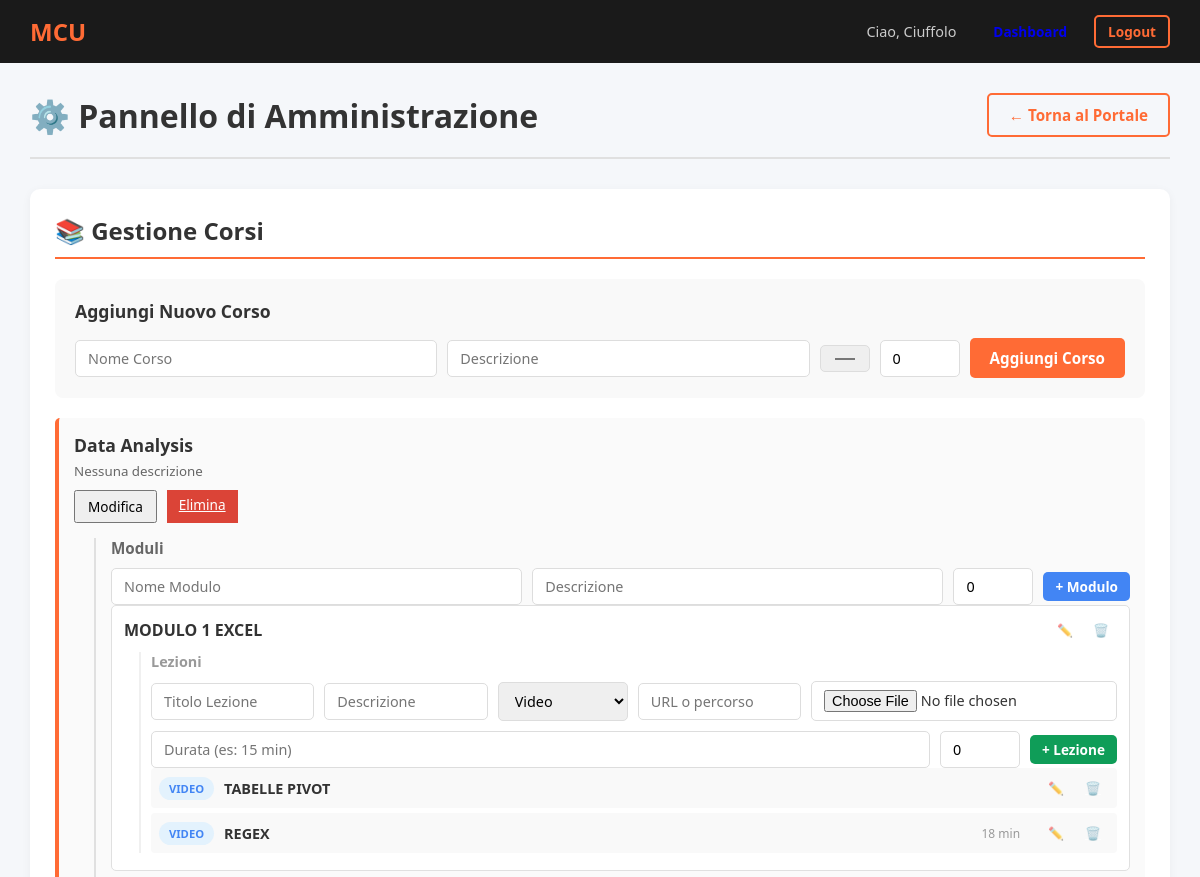
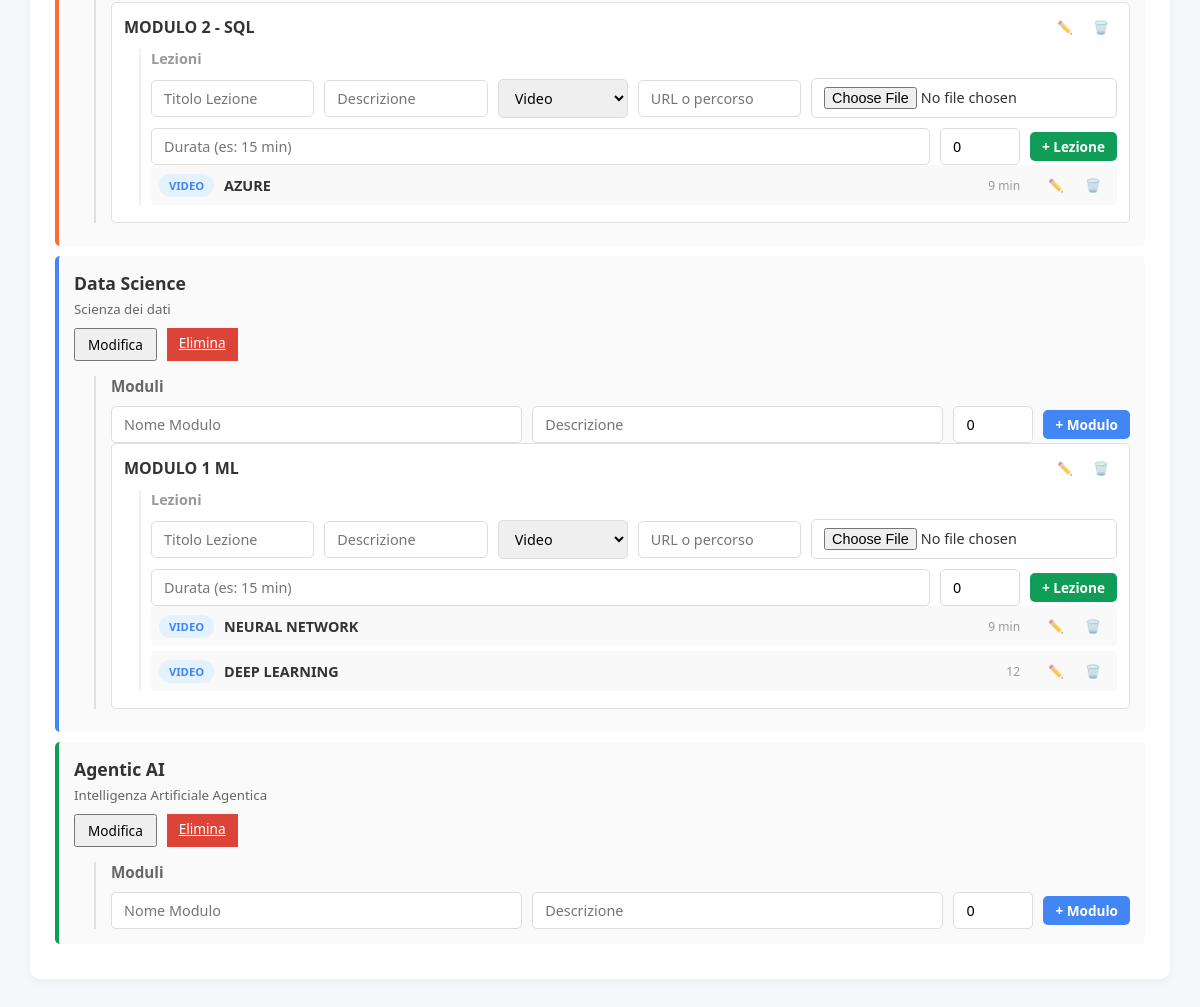
The page /admin (signed in) on the database its author committed (2 pictures, top to bottom).
### app.py (models this page shows, shortened)
class User(UserMixin, db.Model):
    id = db.Column(db.Integer, primary_key=True)
    username = db.Column(db.String(80), unique=True, nullable=False)
    email = db.Column(db.String(120), unique=True, nullable=False)
    password_hash = db.Column(db.String(256), nullable=False)
    nome = db.Column(db.String(100))
    cognome = db.Column(db.String(100))
    data_registrazione = db.Column(db.DateTime, default=datetime.utcnow)
    is_active = db.Column(db.Boolean, default=True)

class Corso(db.Model):
    id = db.Column(db.Integer, primary_key=True)
    nome = db.Column(db.String(100), nullable=False)
    descrizione = db.Column(db.Text)
    colore = db.Column(db.String(7), default='#FF6B35')
    ordine = db.Column(db.Integer, default=0)
    moduli = db.relationship('Modulo', backref='corso', cascade='all, delete-orphan', order_by='Modulo.ordine')

class Modulo(db.Model):
    id = db.Column(db.Integer, primary_key=True)
    nome = db.Column(db.String(100), nullable=False)
    descrizione = db.Column(db.Text)
    corso_id = db.Column(db.Integer, db.ForeignKey('corso.id'), nullable=False)
    ordine = db.Column(db.Integer, default=0)
    lezioni = db.relationship('Lezione', backref='modulo', cascade='all, delete-orphan', order_by='Lezione.ordine')

class Lezione(db.Model):
    id = db.Column(db.Integer, primary_key=True)
    titolo = db.Column(db.String(200), nullable=False)
    descrizione = db.Column(db.Text)
    modulo_id = db.Column(db.Integer, db.ForeignKey('modulo.id'), nullable=False)
    tipo = db.Column(db.String(20), nullable=False)
    contenuto = db.Column(db.String(500))
    durata = db.Column(db.String(50))
    ordine = db.Column(db.Integer, default=0)
    completamento = db.Column(db.Integer, default=0)

### app.py (the view)
@app.route('/admin')
@login_required
def admin(): return render_template('admin.html', corsi=Corso.query.order_by(Corso.ordine).all())

### app.py (called while the page is built)
@login_manager.user_loader
def load_user(user_id): return User.query.get(int(user_id))

### templates/admin.html (shortened to what this page needs)
{% extends "base.html" %}
{% block content %}
<div class="admin-container">
    <header class="admin-header">
        <h1>⚙️ Pannello di Amministrazione</h1>
        <a href="{{ url_for('index') }}" class="btn btn-outline">← Torna al Portale</a>
    </header>
    <div class="admin-grid">
        <div class="admin-section">
            <h2>📚 Gestione Corsi</h2>
            <div class="form-card">
                <h3>Aggiungi Nuovo Corso</h3>
                <form action="{{ url_for('aggiungi_corso') }}" method="POST" class="inline-form">
                    <input type="text" name="nome" placeholder="Nome Corso" required>
                    <input type="text" name="descrizione" placeholder="Descrizione">
                    <input type="color" name="colore" value="#FF6B35" title="Colore">
                    <input type="number" name="ordine" placeholder="Ordine" value="0" min="0">
                    <button type="submit" class="btn btn-primary">Aggiungi Corso</button>
                </form>
            </div>
            <div class="list-container">
                {% for corso in corsi %}
                <div class="list-item" style="border-left: 4px solid {{ corso.colore }}">
                    <div class="list-item-content">
                        <strong>{{ corso.nome }}</strong>
                        <small>{{ corso.descrizione or 'Nessuna descrizione' }}</small>
                    </div>
                    <div class="list-item-actions">
                        <button class="btn-small" onclick="toggleForm('edit-corso-{{ corso.id }}')">Modifica</button>
                        <a href="{{ url_for('elimina_corso', id=corso.id) }}" class="btn-small btn-danger" onclick="return confirm('Sei sicuro?')">Elimina</a>
                    </div>
                    <div class="nested-section">
                        <h4>Moduli</h4>
                        <form action="{{ url_for('aggiungi_modulo', corso_id=corso.id) }}" method="POST" class="inline-form">
                            <input type="text" name="nome" placeholder="Nome Modulo" required>
                            <input type="text" name="descrizione" placeholder="Descrizione">
                            <input type="number" name="ordine" placeholder="Ordine" value="0" min="0">
                            <button type="submit" class="btn btn-secondary btn-small">+ Modulo</button>
                        </form>
                        {% for modulo in corso.moduli %}
                        <div class="nested-item">
                            <div class="nested-item-header">
                                <span>{{ modulo.nome }}</span>
                                <div>
                                    <button class="btn-tiny" onclick="toggleForm('edit-modulo-{{ modulo.id }}')">✏️</button>
                                    <a href="{{ url_for('elimina_modulo', id=modulo.id) }}" class="btn-tiny btn-danger" onclick="return confirm('Eliminare?')">🗑️</a>
                                </div>
                            </div>
                            <div class="lessons-section">
                                <h5>Lezioni</h5>
                                <form action="{{ url_for('aggiungi_lezione', modulo_id=modulo.id) }}" method="POST" class="inline-form" enctype="multipart/form-data">
                                    <input type="text" name="titolo" placeholder="Titolo Lezione" required>
                                    <input type="text" name="descrizione" placeholder="Descrizione">
                                    <select name="tipo" required>
                                        <option value="video">Video</option>
                                    </select>
                                    <input type="text" name="contenuto" placeholder="URL o percorso" required>
                                    <input type="file" name="file" accept=".pdf,.doc,.docx,.zip,.mp4">
                                    <input type="text" name="durata" placeholder="Durata (es: 15 min)">
                                    <input type="number" name="ordine" placeholder="Ordine" value="0" min="0">
                                    <button type="submit" class="btn btn-success btn-small">+ Lezione</button>
                                </form>
                                {% for lezione in modulo.lezioni %}
                                <div class="lesson-item-admin">
                                    <span class="badge badge-{{ lezione.tipo }}">{{ lezione.tipo.upper() }}</span>
                                    <strong>{{ lezione.titolo }}</strong>
                                    <small>{{ lezione.durata or '' }}</small>
                                    <div class="actions">
                                        <button class="btn-tiny" onclick="toggleForm('edit-lezione-{{ lezione.id }}')">✏️</button>
                                        <a href="{{ url_for('elimina_lezione', id=lezione.id) }}" class="btn-tiny btn-danger" onclick="return confirm('Eliminare?')">🗑️</a>
                                    </div>
                                </div>
                                {% endfor %}
                            </div>
                        </div>
                        {% endfor %}
                    </div>
                </div>
                {% endfor %}
            </div>
        </div>
    </div>
</div>
{% endblock %}

### templates/base.html (shortened to what this page needs)
<!DOCTYPE html>
<html lang="it">
<head>
    <link rel="stylesheet" href="{{ url_for('static', filename='css/style.css') }}">
</head>
<body>
    <nav class="navbar">
        <div class="navbar-brand">
            <a href="{{ url_for('index') }}">MCU</a>
        </div>
        <div class="navbar-links">
            {% if current_user.is_authenticated %}
                <span class="navbar-user">Ciao, {{ current_user.username }}</span>
                <a href="{{ url_for('dashboard') }}" class="btn btn-small">Dashboard</a>
                <a href="{{ url_for('logout') }}" class="btn btn-small btn-outline">Logout</a>
            {% else %}
                <a href="{{ url_for('login') }}" class="btn btn-small">Accedi</a>
                <a href="{{ url_for('register') }}" class="btn btn-small btn-primary">Registrati</a>
            {% endif %}
        </div>
    </nav>
    {% block content %}{% endblock %}
</body>
</html>

### static/css/style.css (style rules this page uses)
:root { --sidebar-bg: #1a1a1a; --sidebar-text: #ffffff; --accent-orange: #FF6B35; --bg-body: #f5f7fa; --card-bg: #ffffff; --text-dark: #333333; --text-light: #666666; --sidebar-width: 12.5%; --success: #0F9D58; --danger: #DB4437; --warning: #F4B400; --info: #4285F4; }
* { box-sizing: border-box; margin: 0; padding: 0; font-family: 'Segoe UI', Roboto, Helvetica, Arial, sans-serif; }
body { background-color: var(--bg-body); color: var(--text-dark); }
.navbar { display: flex; justify-content: space-between; align-items: center; padding: 15px 30px; background: var(--sidebar-bg); color: white; position: sticky; top: 0; z-index: 100; }
.navbar-brand a { font-size: 1.5rem; font-weight: bold; color: var(--accent-orange); text-decoration: none; }
.navbar-links { display: flex; align-items: center; gap: 15px; }
.navbar-user { color: #ccc; margin-right: 10px; font-size: 0.9rem; }
.badge { padding: 4px 10px; background: #f0f0f0; border-radius: 15px; font-size: 0.75rem; font-weight: 600; }
.badge-video { background: #e3f2fd; color: var(--info); }
.btn { padding: 10px 20px; border: none; border-radius: 5px; cursor: pointer; font-size: 0.95rem; text-decoration: none; display: inline-block; transition: all 0.3s; font-weight: 600; }
.btn-primary { background: var(--accent-orange); color: white; }
.btn-secondary { background: var(--info); color: white; }
.btn-success { background: var(--success); color: white; }
.btn-danger { background: var(--danger); color: white; }
.btn-outline { background: transparent; border: 2px solid var(--accent-orange); color: var(--accent-orange); }
.btn-small { padding: 5px 12px; font-size: 0.85rem; }
.btn-tiny { padding: 3px 8px; font-size: 0.8rem; background: none; border: none; cursor: pointer; opacity: 0.7; transition: opacity 0.3s; }
.admin-container { max-width: 1400px; margin: 0 auto; padding: 30px; }
.admin-header { display: flex; justify-content: space-between; align-items: center; margin-bottom: 30px; padding-bottom: 20px; border-bottom: 2px solid #e0e0e0; }
.admin-header h1 { font-size: 2rem; }
.admin-grid { display: grid; gap: 30px; }
.admin-section { background: white; padding: 25px; border-radius: 10px; box-shadow: 0 2px 10px rgba(0,0,0,0.05); }
.admin-section h2 { margin-bottom: 20px; padding-bottom: 10px; border-bottom: 2px solid var(--accent-orange); }
.form-card { background: #f9f9f9; padding: 20px; border-radius: 8px; margin-bottom: 20px; }
.form-card h3 { margin-bottom: 15px; font-size: 1.1rem; }
.inline-form { display: flex; gap: 10px; flex-wrap: wrap; align-items: center; }
.inline-form input, .inline-form select { padding: 8px 12px; border: 1px solid #ddd; border-radius: 5px; font-size: 0.9rem; }
.inline-form input[type="text"] { flex: 1; min-width: 150px; }
.inline-form input[type="number"] { width: 80px; }
.list-container { margin-top: 20px; }
.list-item { background: #fafafa; padding: 15px; margin-bottom: 10px; border-radius: 5px; border-left: 4px solid var(--accent-orange); }
.list-item-content { display: flex; flex-direction: column; gap: 5px; }
.list-item-content strong { font-size: 1.1rem; }
.list-item-content small { color: var(--text-light); }
.list-item-actions { margin-top: 10px; display: flex; gap: 10px; }
.nested-section { margin-top: 15px; margin-left: 20px; padding-left: 15px; border-left: 2px solid #e0e0e0; }
.nested-section h4 { margin-bottom: 10px; color: var(--text-light); font-size: 0.95rem; }
.nested-item { background: white; padding: 12px; margin-bottom: 8px; border-radius: 5px; border: 1px solid #e0e0e0; }
.nested-item-header { display: flex; justify-content: space-between; align-items: center; }
.nested-item-header span { font-weight: 600; }
.lessons-section { margin-top: 10px; margin-left: 15px; padding-left: 10px; border-left: 2px solid #f0f0f0; }
.lessons-section h5 { margin-bottom: 10px; font-size: 0.9rem; color: #999; }
.lesson-item-admin { display: flex; align-items: center; gap: 10px; padding: 8px; background: #f9f9f9; margin-bottom: 5px; border-radius: 4px; font-size: 0.9rem; }
.lesson-item-admin .badge { font-size: 0.7rem; }
.lesson-item-admin strong { flex: 1; }
.lesson-item-admin small { color: #999; margin-right: 10px; }
.lesson-item-admin .actions { display: flex; gap: 5px; }

### rows shown on the page
User: username "Ciuffolo"
Corso: nome "Data Analysis", descrizione "Nessuna descrizione"
Modulo: nome "MODULO 1 EXCEL"
Lezione: tipo "VIDEO", titolo "TABELLE PIVOT"
Lezione: tipo "VIDEO", titolo "REGEX", durata "18 min"
Modulo: nome "MODULO 2 - SQL"
Lezione: tipo "VIDEO", titolo "AZURE", durata "9 min"
Corso: nome "Data Science", descrizione "Scienza dei dati"
Modulo: nome "MODULO 1 ML"
Lezione: tipo "VIDEO", titolo "NEURAL NETWORK", durata "9 min"
Lezione: tipo "VIDEO", titolo "DEEP LEARNING", durata "12"
Corso: nome "Agentic AI", descrizione "Intelligenza Artificiale Agentica"
